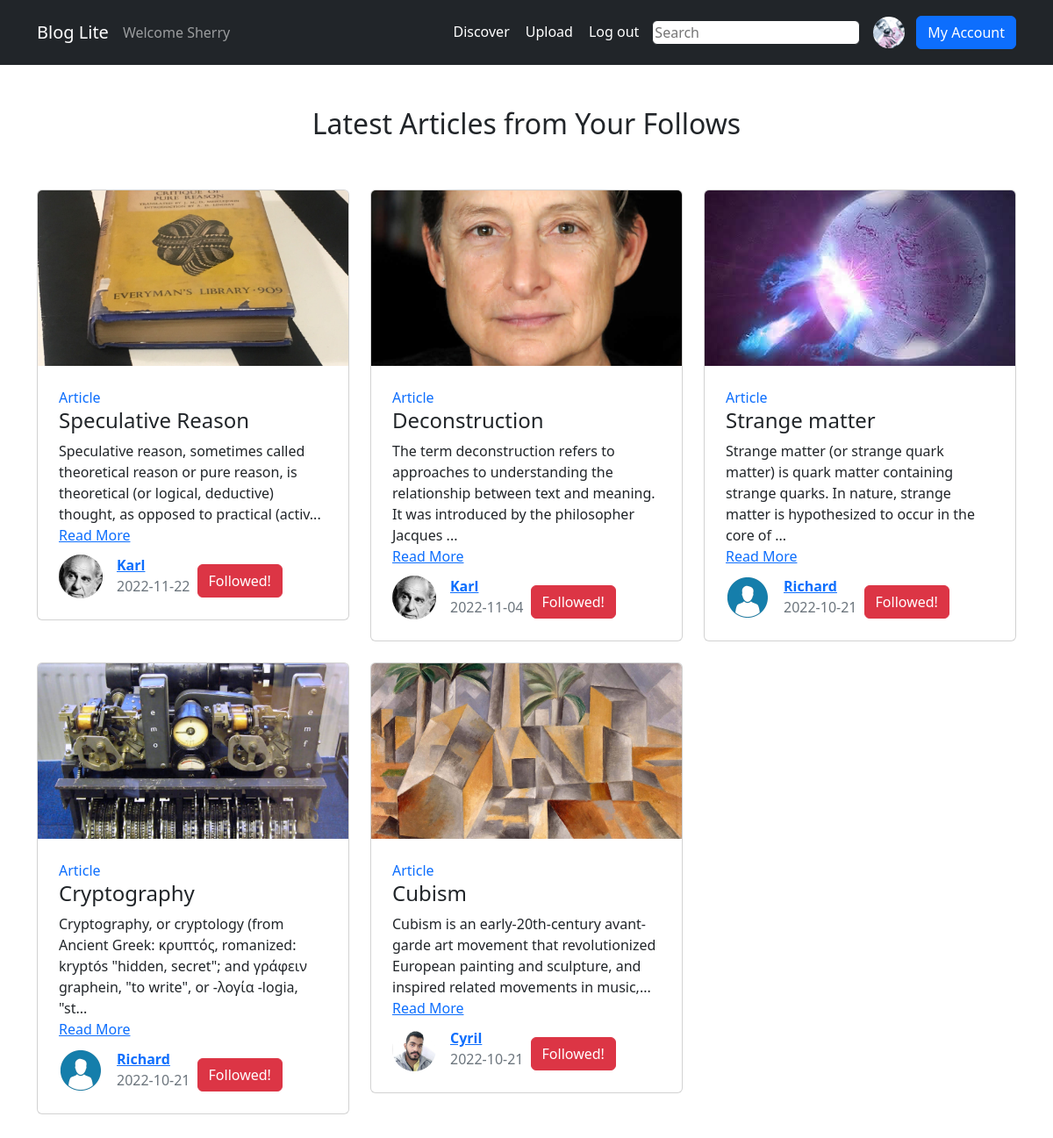
/user=Sherry (signed in), run on the app's committed database.
### application/models.py (models this page shows)
class User(db.Model):
    __tablename__ = 'user'
    roll = db.Column(db.Integer, primary_key=True, autoincrement=True)
    username = db.Column(db.String, unique=True, nullable=False)
    password = db.Column(db.String, nullable=False)
    img = db.Column(db.String)

class Post(db.Model):
    __tablename__ = 'post'
    roll = db.Column(db.Integer, primary_key=True, autoincrement=True)
    author = db.Column(db.String, db.ForeignKey("user.username"), nullable=False)
    img = db.Column(db.String)
    text = db.Column(db.String, nullable=False)
    date = db.Column(db.String)
    title = db.Column(db.String, nullable=False)
    views = db.Column(db.Integer, nullable=False)

### application/controllers.py (the view, shortened to what this page needs)
@app.route('/user=<username>', methods=["GET", "POST"])
def user_home(username):
    if "user" in session and username==session["user"]:
        user = User.query.filter_by(username=username).first()
        follows = Follow.query.filter_by(follower=user.roll).all()
        follows = [follow.following for follow in follows]
        follows = [User.query.filter_by(roll=follow).first().username for follow in follows]
        contents = db.session.query(Post, User).filter(Post.author==User.username, Post.author.in_(follows)).order_by(Post.roll.desc()).limit(6)
        if request.method == "GET":
            follows = Follow.query.filter_by(follower=user.roll).all()
            follows = [follow.following for follow in follows]
            return render_template("home.html", contents=contents, state=True, username=user.username, img=user.img, follows=follows)
    else:
        return redirect("/")

### templates/home.html (shortened to what this page needs)
<!DOCTYPE html>
<html lang="en">
<head>
    <link href="https://cdn.jsdelivr.net/npm/bootstrap@5.2.3/dist/css/bootstrap.min.css" rel="stylesheet">
</head>
<body>
    <nav class="navbar navbar-dark navbar-expand-lg sticky-top bg-dark py-3">
        {% if state %}
        <div class="container">
            <a class="navbar-brand d-flex align-items-center"><span>Blog Lite</span></a>
            <div class="navbar-collapse" id="navcol-5">
                <span class="navbar-text">Welcome {{ username }}</span>
                <ul class="navbar-nav ms-auto">
                    <li class="nav-item" style="padding-right: 40px;margin-right: -74px;"><a class="nav-link active" href="/discover" style="margin-left: 0px;margin-right: 36px;">Discover</a></li>
                    <li class="nav-item" style="padding-right: 40px;margin-right: -74px;"><a class="nav-link active" href="/user={{ username }}/upload_blog" style="margin-left: 0px;margin-right: 36px;">Upload</a></li>
                    <li class="nav-item"><a class="nav-link active" href="/logout" style="margin-left: 0px;padding-right: 0px;margin-right: 15px;">Log out</a></li>
                    <li class="nav-item">
                        <form method="POST" id="search">
                            <input class="border rounded border border-dark" style="margin-top: 7px; margin-left: 0px;margin-right: 15px; margin-bottom: 7px;" type="search" name="search" placeholder="Search" required>
                        </form>
                    </li>
                </ul>
                <span class="navbar-text" style="margin-right: -18px;padding-right: 0px;margin-bottom: -8px;margin-top: -8px;">
                    <img class="rounded-circle flex-shrink-0 me-3" style="object-fit: cover;" width="36" height="36" src="../static/img/Users/{{ img }}.jpg">
                </span>
                <a class="btn btn-primary" type="button" style="margin-left: 15px;" href='/user={{ username }}/account'>My Account</a>
            </div>
        </div>
        {% else %}
        <div class="container"><a class="navbar-brand d-flex align-items-center" href="#"><span>Blog Lite</span></a>
            <div class="navbar-expand" id="navcol-5">
                <a href="/login"><button class="btn btn-primary" type="button" style="margin-left: 15px;">Login</button></a>
            </div>
        </div>
        {% endif %}
    </nav>
    <div class="container py-4 py-xl-5">
        <div class="row mb-5">
            <div class="col-md-8 col-xl-6 text-center mx-auto">
                {% if contents.all() %}
                <h2>Latest Articles from Your Follows</h2>
                {% else %}
                <h2>Checkout the Discover Page for the Latest Articles</h2>
                {% endif %}
            </div>
        </div>
        <div class="row gy-4 row-cols-1 row-cols-md-2 row-cols-xl-3">
            {% for content in contents %}
            <div class="col">
                <div class="card">
                    <img class="card-img-top w-100 d-block" style="object-fit: cover; height: 200px;" src="../static/img/Posts/{{ content.Post.img }}.jpg">
                    <div class="card-body p-4">
                        <p class="text-primary card-text mb-0">Article</p>
                        <h4 class="card-title">{{ content.Post.title }}</h4>
                        <p class="card-text" style="margin-bottom: 0px;">{{ content.Post.text[:150] + "..." }}</p><span><a href="/post/{{ content.Post.roll }}">Read More</a></span>
                        <div class="d-flex" style="margin-top: 10px;">
                            <img class="rounded-circle flex-shrink-0 me-3" style="object-fit: cover;" width="50" height="50" src="../static/img/Users/{{ content.User.img }}.jpg">
                            <div>
                                <a href="/user={{ content.Post.author }}/account"><p class="fw-bold mb-0">{{ content.Post.author }}</p></a>
                                <p class="text-muted mb-0">{{ content.Post.date }}</p>
                            </div>
                            <div class="row">
                                {% if (state and content.Post.author != "[deleted]") and content.Post.author != username%}
                                <div class="btn-group" role="group" style="padding-top: 0px;margin-top: 11px; padding-left: 20px;">
                                    <form method="POST" id="follow">
                                        {% if content.User.roll in follows %}
                                        <button class="btn btn-danger" name="unfollow" type="submit" value="{{ content.Post.author }}">Followed!</button>
                                        {% else %}
                                        <button class="btn btn-primary" name="follow" type="submit" value="{{ content.Post.author }}">Follow</button>
                                        {% endif %}
                                    </form>
                                </div>
                                {% endif %}
                            </div>
                        </div>
                    </div>
                </div>
            </div>
            {% endfor %}
        </div>
    </div>
</body>
</html>

### data on the page
User: Username "Sherry"
Post: shows a picture, Post "Speculative Reason", Post "Speculative reason, sometimes called theoretical reason or pure reason, is theoretical (or logical, deductive) thought, as opposed to practical (activ...", Post.author "Karl", Post "2022-11-22"
Post: shows a picture, Post "Deconstruction", Post "The term deconstruction refers to approaches to understanding the relationship between text and meaning. It was introduced by the philosopher Jacques ...", Post.author "Karl", Post "2022-11-04"
Post: shows a picture, Post "Strange matter", Post "Strange matter (or strange quark matter) is quark matter containing strange quarks. In nature, strange matter is hypothesized to occur in the core of ...", Post.author "Richard", Post "2022-10-21"
Post: shows a picture, Post "Cryptography", Post "Cryptography, or cryptology (from Ancient Greek: κρυπτός, romanized: kryptós \"hidden, secret\"; and γράφειν graphein, \"to write\", or -λογία -logia, \"st...", Post.author "Richard", Post "2022-10-21"
Post: shows a picture, Post "Cubism", Post "Cubism is an early-20th-century avant-garde art movement that revolutionized European painting and sculpture, and inspired related movements in music,...", Post.author "Cyril", Post "2022-10-21"
